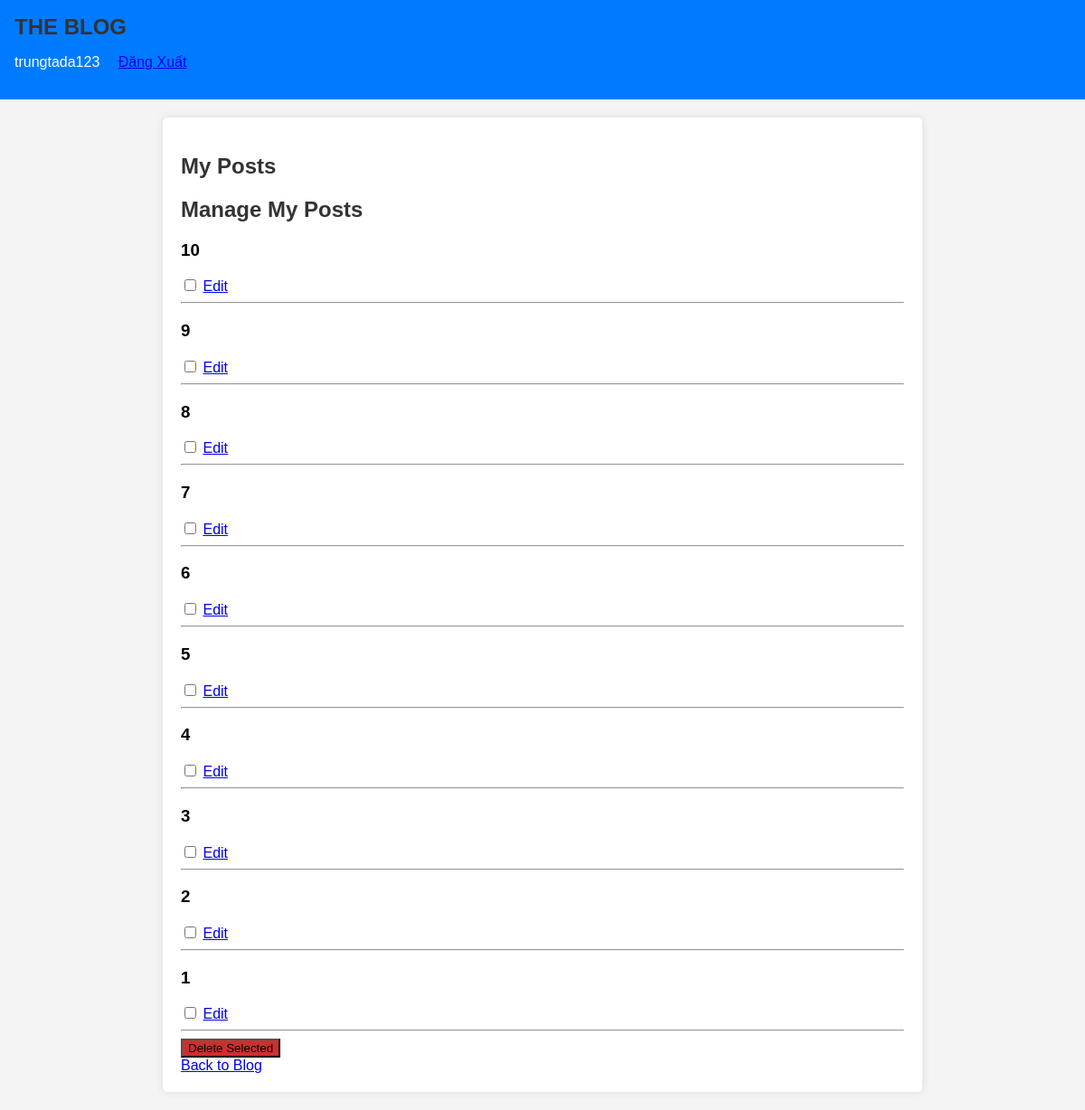
/my_posts (signed in), run on an earlier commit of the app's database.
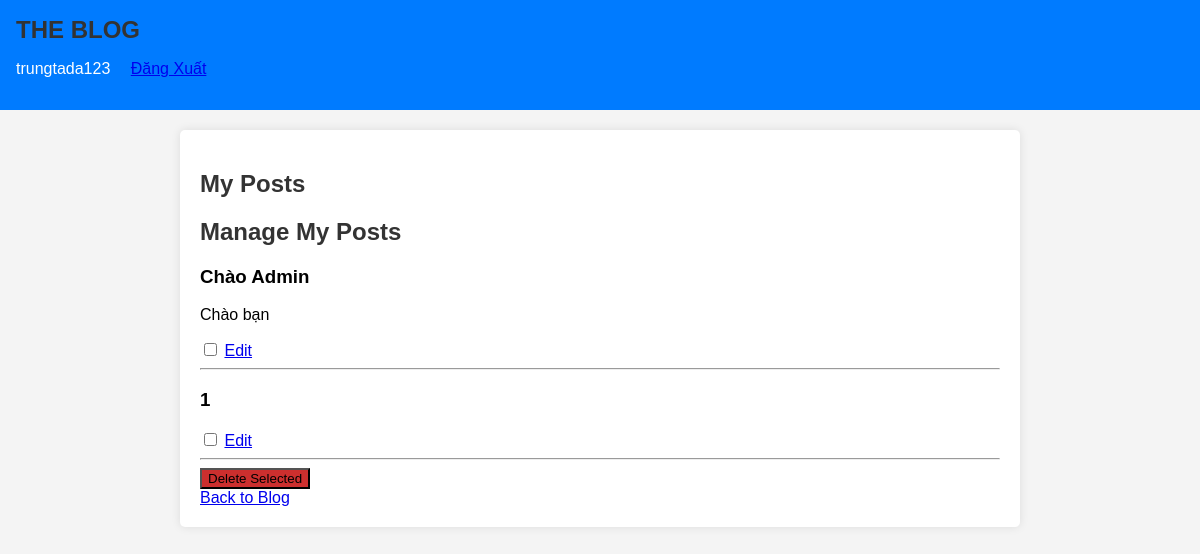
And on a later commit of the database.
### tables this page shows
CREATE TABLE post (
  id INTEGER PRIMARY KEY AUTOINCREMENT,
  author_id INTEGER NOT NULL,
  created TIMESTAMP NOT NULL DEFAULT CURRENT_TIMESTAMP,
  title TEXT NOT NULL,
  body TEXT NOT NULL,
  FOREIGN KEY (author_id) REFERENCES user (id)
);

### flaskr/blog.py (the view)
@bp.route('/my_posts')
@login_required
def my_posts():
    db = get_db()
    posts = db.execute(
        'SELECT p.id, title, body, created, author_id, username'
        ' FROM post p JOIN user u ON p.author_id = u.id'
        ' WHERE p.author_id = ?'
        ' ORDER BY created DESC',
        (g.user['id'],)
    ).fetchall()
    return render_template('blog/my_posts.html', posts=posts)

### flaskr/auth.py (called while the page is built)
@bp.before_app_request
def load_logged_in_user():
    user_id = session.get('user_id')
    if user_id is None:
        g.user = None
    else:
        g.user = get_db().execute(
            'SELECT * FROM user WHERE id = ?', (user_id,)
        ).fetchone()  # fetchone() trả về một sqlite3.Row

def login_required(view):
    @functools.wraps(view)
    def wrapped_view(**kwargs):
        if g.user is None:
            return redirect(url_for('auth.login'))
        return view(**kwargs)
    return wrapped_view

### flaskr/db.py (called while the page is built)
def get_db():
    if 'db' not in g:
        g.db = sqlite3.connect(
            current_app.config['DATABASE'],
            detect_types=sqlite3.PARSE_DECLTYPES
        )
        g.db.row_factory = sqlite3.Row
    return g.db

### flaskr/templates/blog/my_posts.html
{% extends 'base.html' %}
{% block header %}
  <h1>{% block title %}My Posts{% endblock %}</h1>
{% endblock %}
{% block content %}
  <h2>Manage My Posts</h2>
  <form action="{{ url_for('blog.delete_multiple_posts') }}" method="post">
    {% for post in posts %}
      <div>
        <h3>{{ post.title }}</h3>
        <p>{{ post.body }}</p>
        <input type="checkbox" name="post_ids" value="{{ post.id }}">
        <a href="{{ url_for('blog.update', id=post.id) }}">Edit</a>
      </div>
      <hr>
    {% endfor %}
    <input class="danger" type="submit" value="Delete Selected" onclick="return confirm('Are you sure you want to delete the selected posts?');">
  </form>
  <a href="{{ url_for('blog.index') }}">Back to Blog</a>
{% endblock %}

What changed in the data, as far as the page shows it:
removed post: title "10"
removed post: title "9"
removed post: title "8"
removed post: title "7"
removed post: title "6"
removed post: title "5"
removed post: title "4"
removed post: title "3"
removed post: title "2"
added post: title "Chào Admin", body "Chào bạn"
